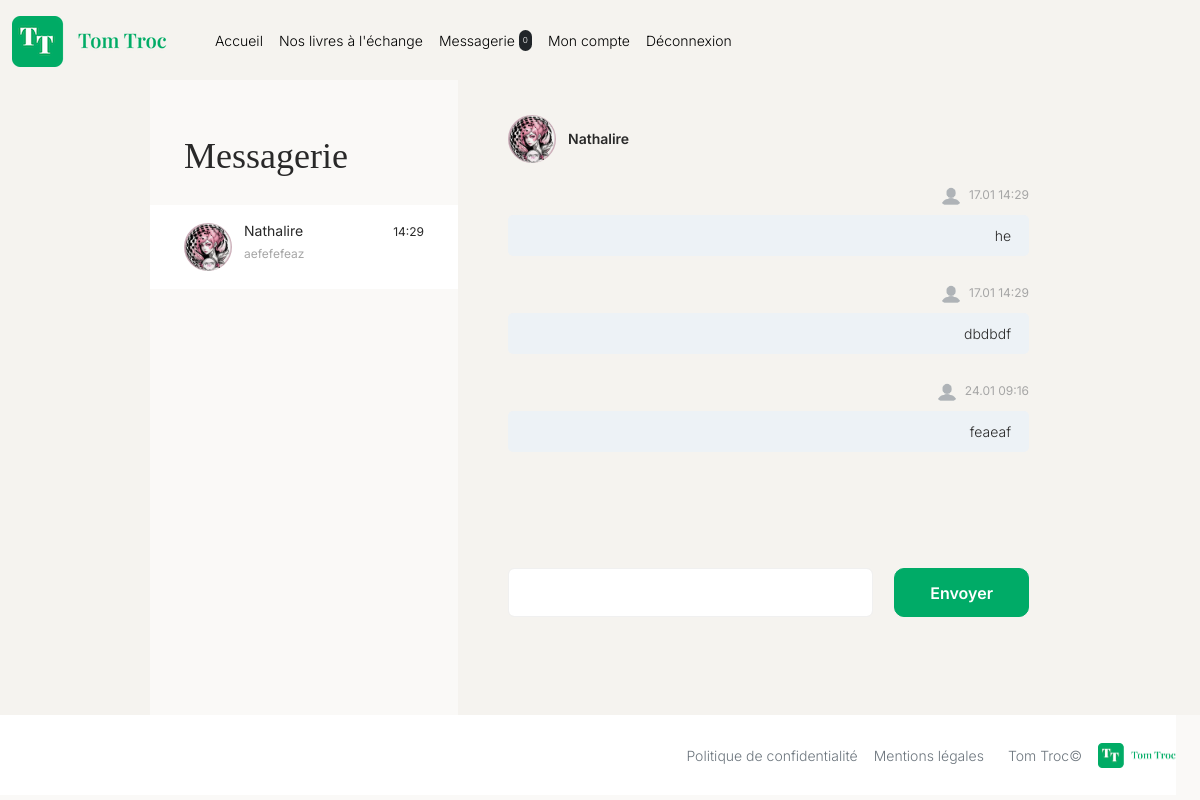
The page /messagerie/?chat_id=38 (signed in) on the database its author committed.
### tables this page shows
CREATE TABLE IF NOT EXISTS `chats` (
  `id` int NOT NULL AUTO_INCREMENT,
  `owner_id` int NOT NULL,
  `participant_id` int NOT NULL,
  `date_creation` datetime NOT NULL DEFAULT CURRENT_TIMESTAMP,
  `participant_non_lu` int DEFAULT '0',
  PRIMARY KEY (`id`),
  KEY `owner_id` (`owner_id`),
  KEY `participant_id` (`participant_id`)
);

CREATE TABLE IF NOT EXISTS `users` (
  `id` int NOT NULL AUTO_INCREMENT,
  `email` varchar(50) NOT NULL,
  `password` varchar(255) NOT NULL,
  `pseudo` varchar(50) NOT NULL,
  `date_inscription` datetime NOT NULL DEFAULT CURRENT_TIMESTAMP,
  `miniature_profil_url` varchar(255) NOT NULL,
  PRIMARY KEY (`id`),
  UNIQUE KEY `email` (`email`),
  UNIQUE KEY `pseudo` (`pseudo`)
);

CREATE TABLE IF NOT EXISTS `messages` (
  `id` int NOT NULL AUTO_INCREMENT,
  `chat_id` int NOT NULL,
  `sender_id` int NOT NULL,
  `message` text NOT NULL,
  `date_envoi` datetime NOT NULL DEFAULT CURRENT_TIMESTAMP,
  PRIMARY KEY (`id`),
  KEY `chat_id` (`chat_id`),
  KEY `sender_id` (`sender_id`)
);

### app/Services/View.php (called while the page is built, shortened)
<?php
class View
{
    private string $title;
    public function __construct($title)
    {
        $this->title = $title;
    }
    public function renderView(string $viewName, array $params = []): void
    {
        $viewPath = $this->buildViewPath($viewName);
        if (file_exists($viewPath)) {
            $params['title'] = $this->title;
            $content = $this->_renderViewFromTemplate($viewPath, $params);
        } else {
            echo "La vue '{$viewName}.php' est introuvable.";
        }
    }
    private function _renderViewFromTemplate(string $viewPath, array $params = []): string
    {
        if (file_exists($viewPath)) {
            extract($params);
            require($viewPath);
            return ob_get_clean();
        } else {
            throw new Exception("La vue '$viewPath' est introuvable.");
        }
    }
    private function buildViewPath(string $viewName): string
    {
        return TEMPLATE_VIEW_PATH . $viewName . '.php';
    }
}

### app/Controllers/AbstractController.php (called while the page is built, shortened)
<?php
class AbstractController
{
    public function render(string $viewName, array $params = [], string $title = ""): void
    {
        $view = new View($title);
        $view->renderView($viewName, $params);
    }
    protected function checkUser(): mixed
    {
        $user = $_SESSION["user"] ?? null;
        return $user;
    }
}

### app/Controllers/MessagerieController.php (called while the page is built, shortened)
<?php
class MessagerieController extends AbstractController
{
    public function showMessagerie(int $chat_id = null): void
    {
        $user = $this->checkUser();
        $data = ['id' => $user->getId()];
        $chatManager = new ChatManager();
        $messageManager = new MessageManager();
        $data['chats'] = $chatManager->getChatsByUserId($user->getId());
        foreach ($data['chats'] as $chat) {
            $last_message = $messageManager->getLastMessageByChatId($chat->getId());
        }
        if ($chat_id) {
            $data['messages'] = $messageManager->getMessageByChatId($chat_id);
            $data['currentChat'] = $chat_id;
            foreach ($data['chats'] as $chat) {
                if ($chat->getId() === $chat_id) {
                    $data['currentParticipant'] =
                        [
                            'pseudoParticipant' => $chat->getParticipantPseudo(),
                            'miniatureParticipant' => $chat->getParticipantMiniature(),
                        ];
                    break;
                }
            }
        }
        $this->render("messagerie", $data, "Messagerie");
        return;
    }
}

### app/Router.php (called while the page is built, shortened)
<?php
class Router
{
    public function dispatch()
    {
        $action = rtrim(AbstractController::request('action', 'accueil'), '/');
        $chat_id = AbstractController::request('chat_id', null);
        switch ($action) {
            case 'messagerie':
                if ($chat_id) {
                    (new MessagerieController())->showMessagerie($chat_id);
                } else {
                    (new MessagerieController())->showMessagerie();
                }
                break;
        }
    }
}

### index.php (called while the page is built, shortened)
<?php
require_once 'config/autoload.php';
require_once 'app/Router.php';
$router = new Router();
try {
    $router->dispatch();
} catch (Exception $e) {
    (new NotFoundController())->showNotFound();
}

### app/Models/Managers/ChatManager.php (called while the page is built, shortened)
<?php
class ChatManager extends AbstractManager
{
    protected function setTable(): void
    {
        $this->table = 'chats';
    }
    protected function setEntityClass(): void
    {
        $this->entityClass = Chat::class;
    }
    public function getChatsByUserId(int $user_id): array
    {
        $stmt = $this->db->prepare("
        SELECT
            c.*,
            u1.miniature_profil_url AS owner_miniature,
            u1.pseudo AS owner_pseudo,
            u2.miniature_profil_url AS participant_miniature,
            u2.pseudo AS participant_pseudo
        FROM {$this->table} c
        LEFT JOIN users u1 ON u1.id = c.owner_id
        LEFT JOIN users u2 ON u2.id = c.participant_id
        WHERE c.owner_id = :user_id
        ORDER BY date_creation DESC
        ");
        $stmt->execute(['user_id' => $user_id]);
        $data = $stmt->fetchAll();
        $chats = [];
        if ($data && $this->entityClass) {
            foreach ($data as $chatData) {
                $chat = new $this->entityClass($chatData);
                $chat->setOwnerMiniature($chatData['owner_miniature']);
                $chat->setOwnerPseudo($chatData['owner_pseudo']);
                $chat->setParticipantMiniature($chatData['participant_miniature']);
                $chat->setParticipantPseudo($chatData['participant_pseudo']);
                $chats[] = $chat;
            }
            return $chats;
        }
        return [];
    }
}

### config/autoload.php (called while the page is built, shortened)
<?php
spl_autoload_register(function (string $class): void {
    $baseDir = dirname(__DIR__) . '/';
    $classPath = str_replace(['\\', 'App'], ['/', 'app'], $class);
    $filepath = $baseDir . $classPath . '.php';
});

### app/Models/Managers/AbstractManager.php (called while the page is built, shortened)
<?php
abstract class AbstractManager
{
    public function __construct()
    {
        $this->db = DBConnect::getInstance()->getPDO();
    }
}

### app/Services/DBConnect.php (called while the page is built, shortened)
<?php
class DBConnect
{
    private static $instance;
    private $db;
    private function __construct()
    {
        try {
            $this->db = new PDO('mysql:host=' . DB_HOST . ';dbname=' . DB_NAME . ';charset=utf8', DB_USER, DB_PASS);
            $this->db->setAttribute(PDO::ATTR_ERRMODE, PDO::ERRMODE_EXCEPTION);
            $this->db->setAttribute(PDO::ATTR_DEFAULT_FETCH_MODE, PDO::FETCH_ASSOC);
        } catch (PDOException $e) {
            error_log("Erreur de connexion à la base de données : " . $e->getMessage());
            throw new Exception("Impossible de se connecter à la base de données.");
        }
    }
    public static function getInstance(): DBConnect
    {
        if (!self::$instance) {
            self::$instance = new DBConnect();
        }
        return self::$instance;
    }
    public function getPDO(): PDO
    {
        return $this->db;
    }
}

### app/Models/Entities/AbstractEntity.php (called while the page is built, shortened)
<?php
abstract class AbstractEntity
{
    protected int $id = -1;
    protected function hydrate(array $data): void
    {
        foreach ($data as $key => $value) {
            $method = 'set' . str_replace('_', '', ucwords($key, '_'));
        }
    }
    public function setId(int $id): void
    {
        $this->id = $id;
    }
    public function getId(): int
    {
        return $this->id;
    }
}

### app/Models/Entities/Chat.php (called while the page is built, shortened)
<?php
class Chat extends AbstractEntity
{
    private string $participant_miniature;
    private string $participant_pseudo;
    private string $date_creation;
    private string $last_message;
    public function setParticipantMiniature(string $participant_miniature): void
    {
        $this->participant_miniature = $participant_miniature;
    }
    public function getParticipantMiniature(): string
    {
        return $this->participant_miniature ?: self::DEFAULT_MINIATURE_PROFIL_URL;
    }
    public function setParticipantPseudo(string $participant_pseudo): void
    {
        $this->participant_pseudo = $participant_pseudo;
    }
    public function getParticipantPseudo(): string
    {
        return $this->participant_pseudo;
    }
    public function setDateCreation(string $date_creation): void
    {
        $this->date_creation = $date_creation;
    }
    public function getDateCreation(): string
    {
        return $this->date_creation;
    }
    public function setLastMessage(string $last_message): void
    {
        $this->last_message = $last_message;
    }
    public function getLastMessage(): string
    {
        return $this->last_message;
    }
}

### app/Models/Managers/MessageManager.php (called while the page is built, shortened)
<?php
class MessageManager extends AbstractManager
{
    protected function setTable(): void
    {
        $this->table = 'messages';
    }
    protected function setEntityClass(): void
    {
        $this->entityClass = Message::class;
    }
    public function getMessageByChatId(int $chat_id): array
    {
        $stmt = $this->db->prepare("
            SELECT
                m.chat_id,
                m.sender_id,
                m.message,
                m.date_envoi,
                u.miniature_profil_url AS sender_miniature
            FROM {$this->table} m
            LEFT JOIN users u ON m.sender_id = u.id
            WHERE m.chat_id = :chat_id
            ORDER BY m.date_envoi ASC
            ");
        $stmt->execute(['chat_id' => $chat_id]);
        $data = $stmt->fetchAll();
        $messages = [];
        if ($data && $this->entityClass) {
            foreach ($data as $messageData) {
                $message = new $this->entityClass($messageData);
                $message->setChatId($messageData['chat_id']);
                $message->setSenderId($messageData['sender_id']);
                $message->setMessage($messageData['message']);
                $message->setDateEnvoi($messageData['date_envoi']);
                $message->setSenderMiniature($messageData['sender_miniature']);
                $messages[] = $message;
            }
            return $messages;
        }
        return [];
    }
    public function getLastMessageByChatId(int $chat_id): string
    {
        $stmt = $this->db->prepare("
                SELECT message
                FROM {$this->table}
                WHERE chat_id = :chat_id
                ORDER BY date_envoi DESC
                LIMIT 1
                ");
        $stmt->execute(['chat_id' => $chat_id]);
        $last_message = $stmt->fetch();
        return $last_message['message'];
    }
}

### app/Models/Entities/Message.php (called while the page is built, shortened)
<?php
class Message extends AbstractEntity
{
    private string $message;
    private string $date_envoi;
    private string $sender_miniature;
    public function setMessage(string $message): void
    {
        $this->message = $message;
    }
    public function getMessage(): string
    {
        return $this->message;
    }
    public function setDateEnvoi(string $date_envoi): void
    {
        $this->date_envoi = $date_envoi;
    }
    public function getDateEnvoi(): string
    {
        return $this->date_envoi;
    }
    public function setSenderMiniature(string $sender_miniature): void
    {
        $this->sender_miniature = $sender_miniature;
    }
    public function getSenderMiniature(): string
    {
        return $this->sender_miniature ?: self::DEFAULT_MINIATURE_PROFIL_URL;
    }
}

### app/Views/templates/messagerie.php (the view, shortened to what this page needs)
<div class="messagerie-container">
    <section class="chat-section">
        <h1 class="chat-section__title"><?= htmlspecialchars($title, ENT_QUOTES, 'UTF-8') ?></h1>
        <?php if (!empty($chats)): ?>
            <?php foreach ($chats as $chat): ?>
                <div class="chat-section__card-container">
                    <a class="chat-section__card <?= (isset($currentChat) && $currentChat == urlencode($chat->getId()) ? 'chat-section__card--active' : '') ?>" href="/messagerie/?chat_id=<?= urlencode($chat->getId()) ?>">
                        <img class="chat-section__card--miniature" src="<?= PROFILE_IMAGE_PATH . htmlspecialchars($chat->getParticipantMiniature(), ENT_QUOTES, 'UTF-8') ?>" alt="Miniature" />
                        <div class="chat-section__card--container">
                            <div class="chat-section__card--texte-container">
                                <p class="chat-section__card--pseudo"><?= htmlspecialchars($chat->getParticipantPseudo(), ENT_QUOTES, 'UTF-8') ?></p>
                                <p class="chat-section__card--heure"><?= htmlspecialchars((new DateTime($chat->getDateCreation()))->format('H:i'), ENT_QUOTES, 'UTF-8') ?></p>
                            </div>
                            <div class="chat-section__card--message-container">
                                <p class="chat-section__card--message"><?= htmlspecialchars($chat->getLastMessage(), ENT_QUOTES, 'UTF-8') ?></p>
                            </div>
                        </div>
                    </a>
                </div>
            <?php endforeach; ?>
        <?php else: ?>
            <p>Vous n'avez pas de conversation en cours.</p>
        <?php endif; ?>
    </section>
    <section class="message-section">
        <?php if (!empty($currentParticipant)): ?>
            <div class="message-section__header">
                <img class="message-section__header--miniature" src="<?= PROFILE_IMAGE_PATH . htmlspecialchars($currentParticipant['miniatureParticipant'], ENT_QUOTES, 'UTF-8') ?>" alt="Miniature" />
                <p class="message-section__header--pseudo"><?= htmlspecialchars($currentParticipant['pseudoParticipant'], ENT_QUOTES, 'UTF-8') ?></p>
            </div>
            <div class="message-section__chat-box">
                <div class="message-section__chat-box--message-container">
                    <?php foreach ($messages as $message): ?>
                        <div class="<?= (htmlspecialchars($currentParticipant['miniatureParticipant'], ENT_QUOTES, 'UTF-8') === htmlspecialchars($message->getSenderMiniature(), ENT_QUOTES, 'UTF-8')) ? 'message-section__chat-box--container-left' : 'message-section__chat-box--container-right' ?>">
                            <div class="message-section__chat-box--header-container">
                                <img class="message-section__chat-box--miniature" src="<?= PROFILE_IMAGE_PATH . htmlspecialchars($message->getSenderMiniature(), ENT_QUOTES, 'UTF-8') ?>" alt="Miniature" />
                                <p class="message-section__chat-box--date"><?= htmlspecialchars((new DateTime($message->getDateEnvoi()))->format('d.m H:i'), ENT_QUOTES, 'UTF-8') ?></p>
                            </div>
                            <div class="<?= (htmlspecialchars($currentParticipant['miniatureParticipant'], ENT_QUOTES, 'UTF-8') === htmlspecialchars($message->getSenderMiniature(), ENT_QUOTES, 'UTF-8')) ? 'message-section__chat-box--message-left' : 'message-section__chat-box--message-right' ?>">
                                <p><?= htmlspecialchars($message->getMessage(), ENT_QUOTES, 'UTF-8') ?></p>
                            </div>
                        </div>
                    <?php endforeach; ?>
                </div>
            </div>
            <div class="message-section__new-message">
                <form method="POST" action="/messagerie/send-message?chat_id=<?php echo $currentChat; ?>" class="message-section__new-message--form">
                    <textarea class="message-section__new-message--texte form-control" name="new-message" required></textarea>
                    <button type="submit" class="btn btn-primary message-section__new-message--btn">Envoyer</button>
                </form>
            </div>
        <?php else: ?>
            <p>Selectionnez un de vos contact afin de poursuivre vos échanges.</p>
        <?php endif; ?>
    </section>
</div>

### rows shown on the page
chats: participant.miniature_profil_url (picture), participant.pseudo "Nathalire", date_creation "14:29"
messages: message "aefefefeaz"
messages: date_envoi "17.01 14:29", message "he"
messages: date_envoi "17.01 14:29", message "dbdbdf"
messages: date_envoi "24.01 09:16", message "feaeaf"

### other values the page prints
$total_non_lu "0"
$title "Messagerie"
